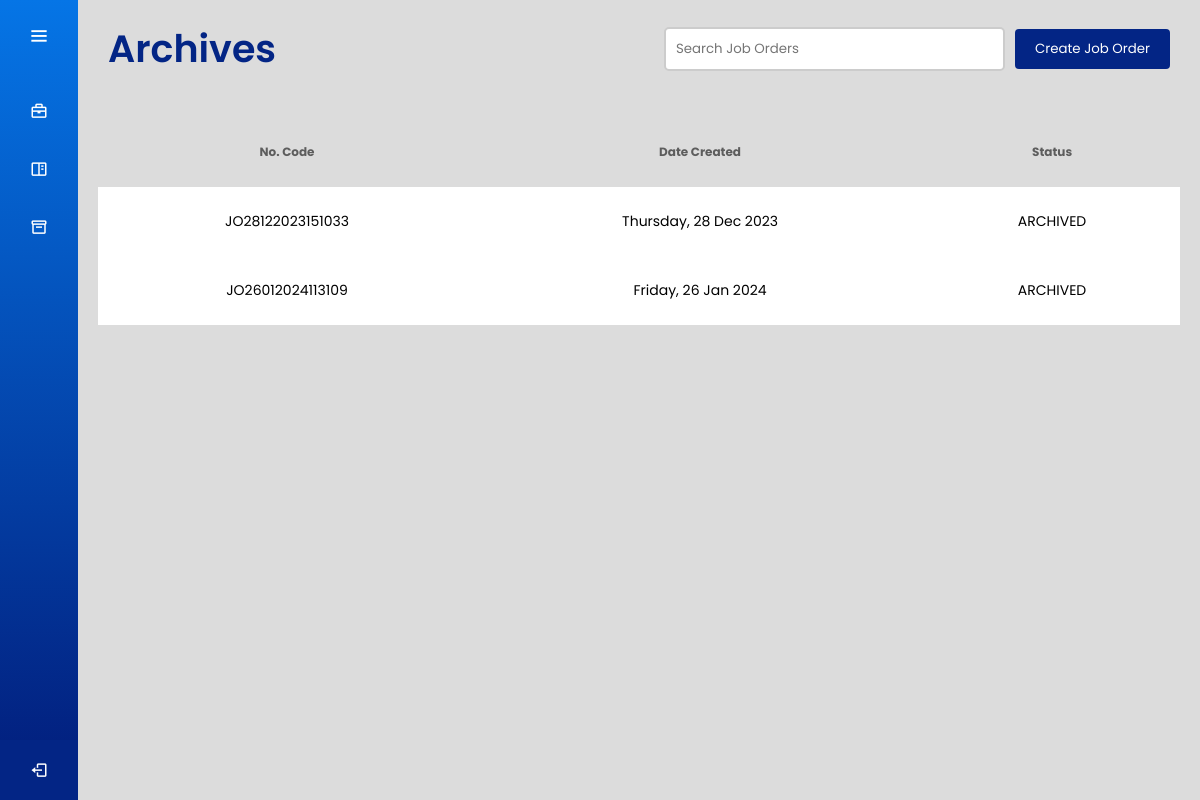
Screenshot of /archives/ (signed in) with the database file from the repository.
### joborders/models.py (models this page shows, shortened)
class JobOrder(models.Model):
    jobOrderId = models.CharField(max_length=50, unique=True)
    jobOrderCreatedDate = models.DateTimeField()
    jobOrderStatus = models.CharField(max_length=50)
    userId = models.ForeignKey(User, on_delete=models.CASCADE)

### users/views.py (the view)
# urls.py: path('archives/', views.archives_view, name='archives'),
def archives_view(request):
    archived_job_orders_list = []
    archived_job_orders = JobOrder.objects.filter(jobOrderStatus="ARCHIVED")
    try:
        user_role = UserRole.objects.get(user=request.user).role
    except UserRole.DoesNotExist:
        user_role = None  # Or set a default role if appropriate
    if user_role != 'production' and user_role != 'manager':
        raise Http404("Page not found.")
    for job_order in archived_job_orders:
        job_data = {
            'jobOrderId': job_order.jobOrderId,
            'jobOrderCreatedDate': job_order.jobOrderCreatedDate,
            'jobOrderStatus': job_order.jobOrderStatus,
        }
        archived_job_orders_list.append(job_data)
    context = {
        'job_orders': archived_job_orders_list,
        'user_role': user_role,
    }
    return render(request, 'archives.html', context)

### users/context_processors.py (called while the page is built)
def user_role_context(request):
    user = request.user
    if user.is_authenticated:
        try:
            user_role = UserRole.objects.get(user=user).get_role_display()
        except UserRole.DoesNotExist:
            user_role = None
    else:
        user_role = None
    return {
        'username': user.username if user.is_authenticated else 'Guest',
        'user_role': user_role
    }

### users/templates/archives.html (shortened to what this page needs)
<!DOCTYPE html>
<html lang="en" dir="ltr">
  <head>
    {% load static %}
    <link rel="stylesheet" href="{% static 'css/dash_style.css' %}">
    <link rel="stylesheet" href="{% static 'css/table_style.css' %}">
    <link href='https://unpkg.com/boxicons@2.0.7/css/boxicons.min.css' rel='stylesheet'>
   </head>
<body>
  {% include 'sidebar.html' %}
  <section class="home-section">
    {% include 'archives_header.html' %}
    <div class="main-content">
      {% include 'archives_table.html' %}
    </div>
  </section>
</body>
</html>

### users/templates/archives_table.html (shortened to what this page needs)
<!DOCTYPE html>
<html lang="en" dir="ltr">
<head>
</head>
<body>
    <table id="dashboard-table">
        <thead>
            <tr>
                <th>No. Code</th>
                <th>Date Created</th>
                <th>Status</th>
            </tr>
        </thead>
        <tbody>
            {% for job in job_orders %}
                <tr id="job_order_row_{{ job.jobOrderId }}" class="clickable-row" data-job-order-id="{{ job.jobOrderId }}">
                    <td>{{ job.jobOrderId }}</td>
                    <td>{{ job.jobOrderCreatedDate|date:"l, d M Y" }}</td>
                    <td>{{ job.jobOrderStatus }}</td>
                </tr>
            {% empty %}
                <tr>
                    <td colspan="3">No archived job orders found.</td>
                </tr>
            {% endfor %}
        </tbody>
    </table>
</body>
</html>

### static/css/dash_style.css (style rules this page uses)
* { margin: 0; padding: 0; box-sizing: border-box; font-family: "Poppins", sans-serif; }
.home-section { position: relative; background: #DCDCDC; min-height: 100vh; top: 0; left: 78px; width: calc(100% - 78px); transition: all 0.5s ease; z-index: 2; }
.home-section .main-content { padding: 20px; background-color: #DCDCDC; min-height: 300px; height: 100%; }

### static/css/table_style.css (style rules this page uses)
table { width: 100%; border-collapse: collapse; margin: 0; }
table thead { color: #5D5D5D; }
table th { padding: 26px; text-align: center; vertical-align: middle; font-size: 12px; font-weight: 700; }
table td { padding: 24px; text-align: center; vertical-align: middle; font-size: 14px; }
table tbody tr { padding: 10px; background-color: #ffffff; transition: background-color 0.3s; }

### rows the page displays
JobOrder: jobOrderId "JO28122023151033", jobOrderCreatedDate "Thursday, 28 Dec 2023", jobOrderStatus "ARCHIVED"
JobOrder: jobOrderId "JO26012024113109", jobOrderCreatedDate "Friday, 26 Jan 2024", jobOrderStatus "ARCHIVED"
